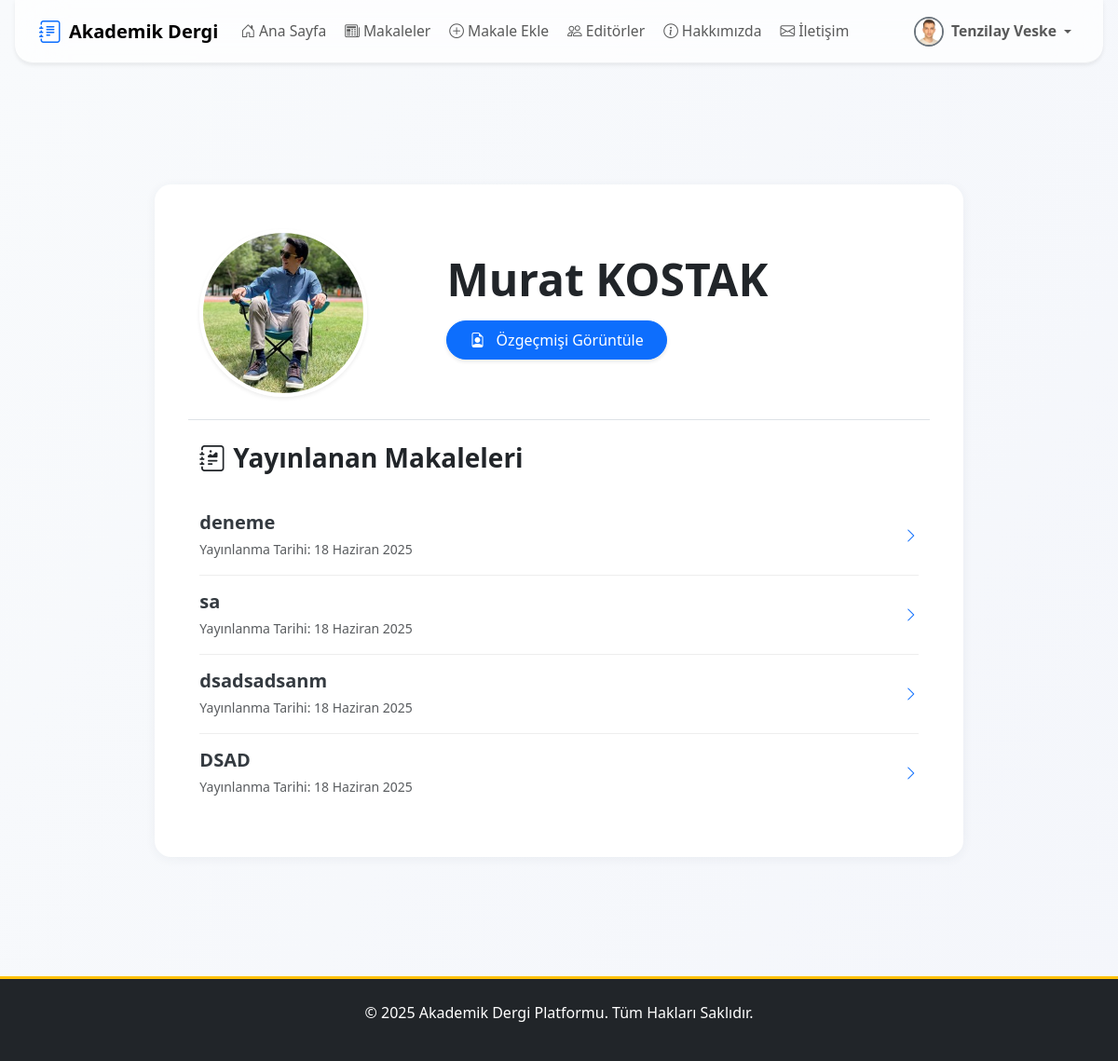
Screenshot of /users/profil/murat/ (signed in) with the database file from the repository.
### apps/users/models.py (models this page shows, shortened)
class User(AbstractUser):
    email = models.EmailField(unique=True, verbose_name="E-posta Adresi")
    biyografi = models.TextField(blank=True, null=True, verbose_name="Biyografi")
    profile_resmi = models.ImageField(
        upload_to=profile_pic_path,
        verbose_name="Profil Resmi",
        null=True,
        blank=True
    )
    resume = models.FileField(
        upload_to=resume_path,
        blank=True,
        null=True,
        verbose_name="Özgeçmiş (PDF)"
    )
    is_editor = models.BooleanField(default=False, verbose_name="Editör Yetkisi")
    goster_editorler_sayfasinda = models.BooleanField(
        default=False,
        verbose_name="Editörler Sayfasında Gösterilsin mi?"
    )
    def get_full_name(self):
        return f"{self.first_name} {self.last_name}".strip()

### apps/articles/models.py (models this page shows, shortened)
class Makale(models.Model):
    baslik = models.CharField(max_length=255, verbose_name="Başlık")
    slug = models.SlugField(max_length=255, unique=True, blank=True, help_text="Bu alan otomatik oluşturulur.")
    aciklama = models.TextField(verbose_name="Açıklama/Özet")
    pdf_dosyasi = models.FileField(upload_to=article_pdf_path, verbose_name="PDF Dosyası")
    anahtar_kelimeler = models.CharField(max_length=255, verbose_name="Anahtar Kelimeler", help_text="Kelimeleri virgül (,) ile ayırınız.", blank=True)
    yazarlar = models.ManyToManyField(Yazar, related_name='makaleler', verbose_name="Yazarlar")
    dergi_sayisi = models.ForeignKey(DergiSayisi, on_delete=models.SET_NULL, null=True, blank=True, related_name='makaleler', verbose_name="Dergi Sayısı")
    admin_notu = models.TextField(blank=True, null=True, verbose_name="Editör/Admin Notu")
    goruntulenme_sayisi = models.PositiveIntegerField(default=0, verbose_name="Görüntülenme Sayısı")
    goster_makaleler_sayfasinda = models.BooleanField(default=False, verbose_name="Yayında mı?")
    olusturulma_tarihi = models.DateTimeField(auto_now_add=True)
    guncellenme_tarihi = models.DateTimeField(auto_now=True)
    admin_notu_okundu = models.BooleanField(default=True)
    class Meta:
        verbose_name = "Makale"
        verbose_name_plural = "Makaleler"
        ordering = ['-olusturulma_tarihi']

### apps/users/views.py (the view)
# urls.py: path('profil/<str:username>/', ProfilView.as_view(), name='kullanici_profili'),
class ProfilView(DetailView):
    model = User
    template_name = 'pages/editor_profile.html'
    context_object_name = 'profil_kullanici'
    def get_object(self):
        username = self.kwargs.get('username')
        return get_object_or_404(User, username=username)
    def get_context_data(self, **kwargs):
        context = super().get_context_data(**kwargs)
        yazar_profili = self.get_object().yazar_profili if hasattr(self.get_object(), 'yazar_profili') else None
        if yazar_profili:
            context['makaleler'] = yazar_profili.makaleler.filter(goster_makaleler_sayfasinda=True).order_by('-olusturulma_tarihi')
        else:
            context['makaleler'] = []
        return context

### apps/core/context_processors.py (called while the page is built)
def notification_context(request):
    if not request.user.is_authenticated:
        return {}
    user = request.user
    context = {}
    if user.is_superuser:
        context['unread_messages_count'] = IletisimFormu.objects.filter(cevaplandi=False).count()
    else:
        context['unread_messages_count'] = 0
    if user.is_superuser or user.is_editor:
        context['draft_articles_count'] = Makale.objects.filter(goster_makaleler_sayfasinda=False).count()
    else:
        context['draft_articles_count'] = 0
    context['unread_notes_count'] = Makale.objects.filter(
        yazarlar__user_hesabi=user,
        admin_notu_okundu=False
    ).exclude(admin_notu__isnull=True).exclude(admin_notu__exact='').count()
    return context

### templates/pages/editor_profile.html (shortened to what this page needs)
{% extends "base.html" %}
{% block content %}
<div class="container py-5 animate__animated animate__fadeIn">
    <div class="row justify-content-center">
        <div class="col-lg-10">
            <div class="card modern-card shadow-lg slide-up">
                <div class="card-body p-lg-5">
                    <div class="row align-items-center mb-4 pb-4 border-bottom">
                        <div class="col-md-4 d-flex justify-content-center justify-content-md-start mb-4 mb-md-0">
                            {% if profil_kullanici.profile_resmi %}
                                <img src="{{ profil_kullanici.profile_resmi.url }}" class="rounded-circle shadow-sm img-fluid" width="180" height="180" alt="{{ profil_kullanici.get_full_name }}" style="object-fit: cover; border: 4px solid #fff;">
                            {% else %}
                                <div class="profile-image-placeholder rounded-circle shadow-sm d-inline-flex align-items-center justify-content-center bg-secondary text-white" style="width: 180px; height: 180px; border: 4px solid #fff;">
                                    <i class="bi bi-person-fill" style="font-size: 6rem;"></i>
                                </div>
                            {% endif %}
                        </div>
                        <div class="col-md-8 d-flex flex-column align-items-start">
                            <h2 class="fw-bold display-5 mb-2 text-start">{{ profil_kullanici.get_full_name|default:profil_kullanici.username }}</h2>
                            {% if profil_kullanici.resume %}
                                <a href="{{ profil_kullanici.resume.url }}" target="_blank" class="btn btn-primary rounded-pill px-4 py-2 mb-3 align-self-start" style="margin-top: 0.5rem; max-width: 250px;">
                                    <i class="bi bi-file-earmark-person me-2"></i> Özgeçmişi Görüntüle
                                </a>
                            {% endif %}
                        </div>
                    </div>
                    <div class="mt-4">
                        <h3 class="fw-bold mb-4"><i class="bi bi-journal-richtext me-2"></i>Yayınlanan Makaleleri</h3>
                        {% if makaleler %}
                            <div class="list-group list-group-flush">
                                {% for makale in makaleler %}
                                    <a href="{% url 'makale_detail' makale.slug %}" class="list-group-item list-group-item-action d-flex justify-content-between align-items-center py-3 px-0 article-list-item">
                                        <div>
                                            <h5 class="mb-1 fw-semibold">{{ makale.baslik }}</h5>
                                            <small class="text-muted">Yayınlanma Tarihi: {{ makale.olusturulma_tarihi|date:"d F Y" }}</small>
                                        </div>
                                        <i class="bi bi-chevron-right text-primary"></i>
                                    </a>
                                {% endfor %}
                            </div>
                        {% else %}
                            <div class="text-center py-5">
                                <i class="bi bi-journal-x fs-1 text-muted mb-3"></i>
                                <p class="text-muted fs-5">Bu yazar henüz hiç makale yayınlamamış.</p>
                            </div>
                        {% endif %}
                    </div>
                </div>
            </div>
        </div>
    </div>
</div>
{% endblock %}

### templates/partials/_navbar.html (shortened to what this page needs)
{% load static %}
{% load form_tags %}
<nav class="navbar navbar-expand-lg navbar-light fixed-top navbar-glass shadow-sm">
    <div class="container position-relative">
        <a class="navbar-brand d-none d-lg-flex align-items-center me-3" href="{% url 'anasayfa' %}">
            <i class="bi bi-journal-text fs-4 me-2 text-primary"></i>
            <span>Akademik Dergi</span>
        </a>
        <div class="collapse navbar-collapse justify-content-between mobile-glass-menu" id="navbarNav">
            <ul class="navbar-nav me-auto mb-2 mb-lg-0 gap-lg-1 gap-2 mobile-menu-list">
                <li class="nav-item">
                    <a href="{% url 'anasayfa' %}" class="nav-link {% if request.resolver_match.url_name == 'anasayfa' %}active fw-bold{% endif %}">
                        <i class="bi bi-house-door me-1"></i>Ana Sayfa
                    </a>
                </li>
                <li class="nav-item">
                    <a href="{% url 'makale_list' %}" class="nav-link {% if request.resolver_match.url_name == 'makale_list' %}active fw-bold{% endif %}">
                        <i class="bi bi-newspaper me-1"></i>Makaleler
                    </a>
                </li>
                {% if user.is_authenticated and not user.is_superuser %}
                    <li class="nav-item">
                    <a href="{% url 'makale_ekle' %}" class="nav-link {% if request.resolver_match.url_name == 'makale_ekle' %}active fw-bold{% endif %}">
                        <i class="bi bi-plus-circle me-1"></i>Makale Ekle
                        </a>
                    </li>
                    {% endif %}
                <li class="nav-item">
                    <a href="{% url 'editorler' %}" class="nav-link {% if request.resolver_match.url_name == 'editorler' %}active fw-bold{% endif %}">
                        <i class="bi bi-people me-1"></i>Editörler
                    </a>
                </li>
                <li class="nav-item">
                    <a href="{% url 'hakkinda' %}" class="nav-link {% if request.resolver_match.url_name == 'hakkinda' %}active fw-bold{% endif %}">
                        <i class="bi bi-info-circle me-1"></i>Hakkımızda
                    </a>
                </li>
                        <li class="nav-item">
                    <a href="{% url 'iletisim' %}" class="nav-link {% if request.resolver_match.url_name == 'iletisim' %}active fw-bold{% endif %}">
                        <i class="bi bi-envelope me-1"></i>İletişim
                            </a>
                        </li>
            </ul>
            <ul class="navbar-nav align-items-center gap-lg-1 gap-2 d-none d-lg-flex">
                {% if user.is_authenticated %}
                    <li class="nav-item dropdown">
                        <a class="nav-link dropdown-toggle d-flex align-items-center" href="#" id="userDropdownDesktop" role="button" data-bs-toggle="dropdown" aria-expanded="false">
                            {% if user.profile_resmi %}
                                <img src="{{ user.profile_resmi.url }}" class="rounded-circle me-2" width="32" height="32" alt="{{ user.get_full_name|default:user.username }}" style="object-fit: cover;">
                            {% else %}
                                <div class="rounded-circle bg-primary bg-opacity-10 d-flex justify-content-center align-items-center me-2" style="width: 32px; height: 32px;">
                                    <i class="bi bi-person text-primary"></i>
                                </div>
                            {% endif %}
                            <span class="fw-semibold me-1">
                                {% if user.is_superuser %}
                                    ADMİN
                                {% else %}
                            {{ user.get_full_name|default:user.username }}
                                {% endif %}
                            </span>
                        </a>
                    </li>
                {% endif %}
            </ul>
        </div>
    </div>
</nav>

### static/css/style.css (style rules this page uses)
body { font-family: 'Segoe UI', Roboto, 'Helvetica Neue', Arial, sans-serif; background-color: #f8f9fa; transition: background-color 0.3s; }
.navbar-brand { font-weight: bold; }
.navbar .dropdown-toggle img { border: 2px solid #6c757d; transition: transform 0.2s; }
.btn { transition: all 0.3s ease; box-shadow: 0 2px 4px rgba(0,0,0,0.1); }
.card { transition: transform 0.3s ease, box-shadow 0.3s ease; border: none; box-shadow: 0 4px 6px rgba(0,0,0,0.1); }

### templates/base.html (style rules this page uses)
body { background: linear-gradient(120deg, #f8fafc 0%, #f4f6fb 100%); min-height: 100vh; font-family: 'Segoe UI', 'Roboto', 'Helvetica Neue', Arial, sans-serif; color: #222; transition: background 0.3s; }
.modern-card, .card { border-radius: 1.1rem !important; box-shadow: 0 2px 12px 0 rgba(44,62,80,0.06) !important; border: none !important; }
.modern-btn, .btn { border-radius: 2rem !important; font-weight: 500; transition: box-shadow 0.2s, background 0.2s; }
body { opacity: 0; transition: opacity 0.5s; }

### templates/partials/_navbar.html (style rules this page uses)
.navbar-glass { background: rgba(255, 255, 255, 0.7); backdrop-filter: blur(24px); -webkit-backdrop-filter: blur(24px); border-bottom: 1.5px solid rgba(44, 62, 80, 0.07); transition: all 0.3s cubic-bezier(.4,0,.2,1); border-radius: 0 0 1.2rem 1.2rem; margin: 0 1rem; width: calc(100% - 2rem); box-shadow: 0 4px 24px 0 rgba(44,62,80,0.07); }
.navbar-nav .nav-link { font-size: 0.98rem; padding: 0.6rem 1.1rem; border-radius: 0.7rem; transition: background 0.2s, color 0.2s; }
@media (min-width: 992px) { .d-lg-flex { display: flex !important; } }
body { padding-top: 80px; }

### templates/pages/editor_profile.html (style rules this page uses)
.modern-card { border-radius: 1rem; overflow: hidden; }
.article-list-item { border-bottom: 1px solid #eee; }
.article-list-item:last-child { border-bottom: none; }
.article-list-item h5 { color: #343a40; }

### rows the page displays
User: profile_resmi (picture), get_full_name "Tenzilay Veske"
User: profile_resmi (picture), get_full_name "Murat KOSTAK"
Makale: baslik "deneme", olusturulma_tarihi "18 Haziran 2025"
Makale: baslik "sa", olusturulma_tarihi "18 Haziran 2025"
Makale: baslik "dsadsadsanm", olusturulma_tarihi "18 Haziran 2025"
Makale: baslik "DSAD", olusturulma_tarihi "18 Haziran 2025"
